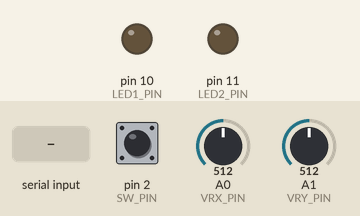
A sketch run on a simulated Arduino Uno, built with avr-gcc and run on an emulated ATmega328P. Parts: output pins drawn as LEDs (lit = HIGH). The test bench sets the inputs (shaded band); at power-on: pin 2 (SW_PIN) HIGH, A0 (VRX_PIN) = 512, A1 (VRY_PIN) = 512. What the sketch prints to the serial monitor is not drawn.

Above: at 1.2 s.
1.3 s: "90,45\n" received over Serial
At 1.6 s:
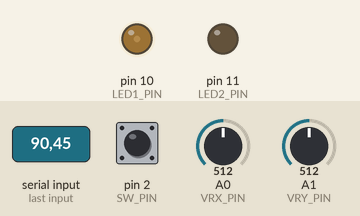
2.8 s: "30,150\n" received over Serial
At 3.9 s:
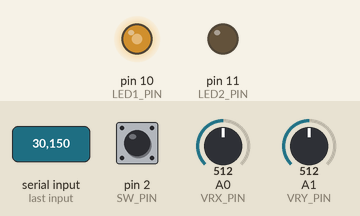
4.3 s: "90\n" received over Serial
At 4.9 s:
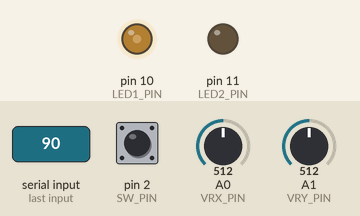
5.8 s: "200\n" received over Serial
At 6.1 s:
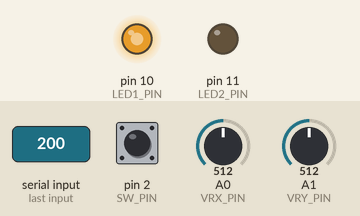
Timing chart, 0 to 8.3 s (numbered marks = the images above; inputs shaded):
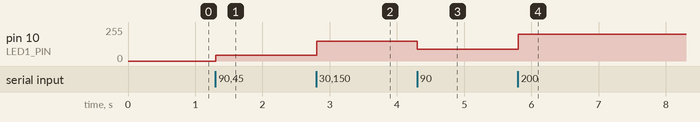

Measured:
- after the input at 1.3 s, pin 10 (LED1_PIN): 0/255 → 45/255 at once
- after the input at 2.8 s, pin 10 (LED1_PIN): 45/255 → 150/255 at once
- after the input at 4.3 s, pin 10 (LED1_PIN): 150/255 → 90/255 at once
- after the input at 5.8 s, pin 10 (LED1_PIN): 90/255 → 200/255 at once

The sketch:

sketch_apr18a.ino
```cpp
#define VRX_PIN A0
#define VRY_PIN A1
#define SW_PIN 2
#define LED1_PIN 10
#define LED2_PIN 11
int joyX = 0, joyY = 0, sw = 0;

const int numReadings = 10;

int xReadings[numReadings];  // the readings from the analog input
int yReadings[numReadings];  // the readings from the analog input
int readIndex = 0;          // the index of the current reading
int xTotal = 0, yTotal = 0;              // the running total
int xAverage = 0, yAverage = 0;            // the average
int xStart = 0, yStart = 0;
bool start = false;
unsigned long lastTime = 0;
const int interval = 50;

void setup() {
  Serial.begin(9600);
  pinMode(SW_PIN, INPUT_PULLUP);
  pinMode(LED1_PIN, OUTPUT);
  pinMode(LED2_PIN, OUTPUT);

  // initialize all the readings to 0:
  for (int thisReading = 0; thisReading < numReadings; thisReading++) {
    xReadings[thisReading] = 0;
    yReadings[thisReading] = 0;
  }
}

void loop() {
  // Read values.
  int sw = digitalRead(SW_PIN);

  // subtract the last reading:
  xTotal = xTotal - xReadings[readIndex];
  yTotal = yTotal - yReadings[readIndex];

  // read from the sensor:
  xReadings[readIndex] = analogRead(VRX_PIN);
  yReadings[readIndex] = analogRead(VRY_PIN);

  // add the reading to the total:
  xTotal = xTotal + xReadings[readIndex];
  yTotal = yTotal + yReadings[readIndex];

  // advance to the next position in the array:
  readIndex = readIndex + 1;

  // calculate the average:
  xAverage = xTotal / numReadings;
  yAverage = yTotal / numReadings;

  // if we're at the end of the array...
  if (readIndex >= numReadings) {
    // ...wrap around to the beginning:
    readIndex = 0;
    if (!start) {
      xStart = xAverage;
      yStart = yAverage;
      start = true;
    }
  }

  if (start) {
    unsigned long now = millis();
    if (now - lastTime > interval) {
      lastTime = now;
      const int bufLen = 100;
      static char buf[bufLen];
      snprintf(buf, bufLen, "%d,%d,%d\n", xAverage - xStart, yAverage - yStart, !sw);

      Serial.print(buf);
    }
  }


  while (Serial.available() > 0) {
    int ledState = Serial.parseInt();
    if (Serial.read() == '\n') {
      analogWrite(LED1_PIN, constrain(ledState, 0, 255));

      Serial.println(ledState, HEX);
    }
  }

}
```
